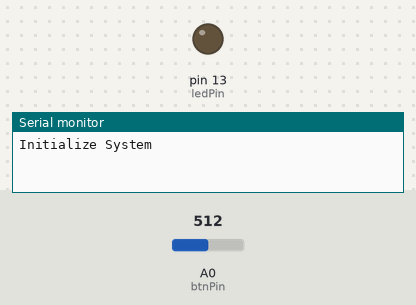
Bench run of a sketch on a simulated Arduino Uno, built with avr-gcc and run on an emulated ATmega328P. Parts: output pins drawn as LEDs (lit = HIGH), the last lines printed to the serial monitor. The test bench sets the inputs (shaded band); at power-on: A0 (btnPin) = 512.

Above: at 1.2 s.
1.3 s: A0 (btnPin) set to 212
2.8 s: A0 (btnPin) set to 181
At 3.8 s:
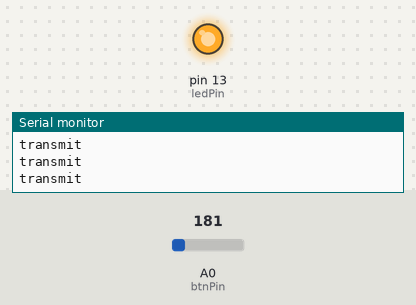
Timing chart, 0 to 5.8 s (numbered marks = the images above; inputs shaded):
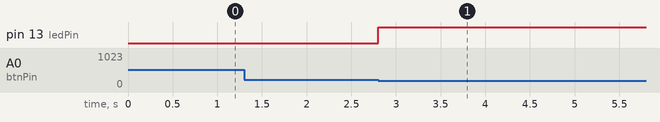

The sketch:

ard.ino
```cpp
#include <RCSwitch.h>

//Parameters


RCSwitch mySwitch = RCSwitch();

const int btnPin  = A0;
const int ledPin = 13;

//Variables
int btnVal  = 0;
bool btnState  = false;
bool oldbtnState  = false;
bool ledState  = LOW;


void setup() {
  //Init Serial USB
  Serial.begin(9600);
  Serial.println(F("Initialize System"));
  //Init btn
  pinMode(btnPin, INPUT_PULLUP);
  pinMode(ledPin, OUTPUT);
  mySwitch.enableTransmit(10);
}


void loop() {
  testPushBtn();
}

void testPushBtn( ) { /* function testPushBtn */
  ////Read pushbutton
  btnVal = analogRead(btnPin);
  if (btnVal < 200) {
    btnState = true;
  } else {
    btnState = false;
  }

  if (oldbtnState != btnState) {
    if(btnState==true){
      Serial.print(F("Button was pressed")); Serial.print(F("-->")); Serial.print(F("LED "));
      ledState = !ledState;
      Serial.println(ledState);
      digitalWrite(ledPin, ledState);
    }
  }

  oldbtnState = btnState;

  if (ledState == 1) {
    Serial.println(F("transmit"));
    mySwitch.send("000101010101010001010101");
    ledState = !ledState;
    digitalWrite(ledPin, ledState);
    delayMicroseconds(1000);
    ledState = !ledState;
    digitalWrite(ledPin, ledState);
  }
}
```

Measured:
- the behaviour switches between 200 and 199 on A0 (btnPin) (found by bisection; images 0 and 1)
- after the input at 1.3 s, every drawn part: stays the same
- after the input at 2.8 s, pin 13 (ledPin): LOW → HIGH at once
